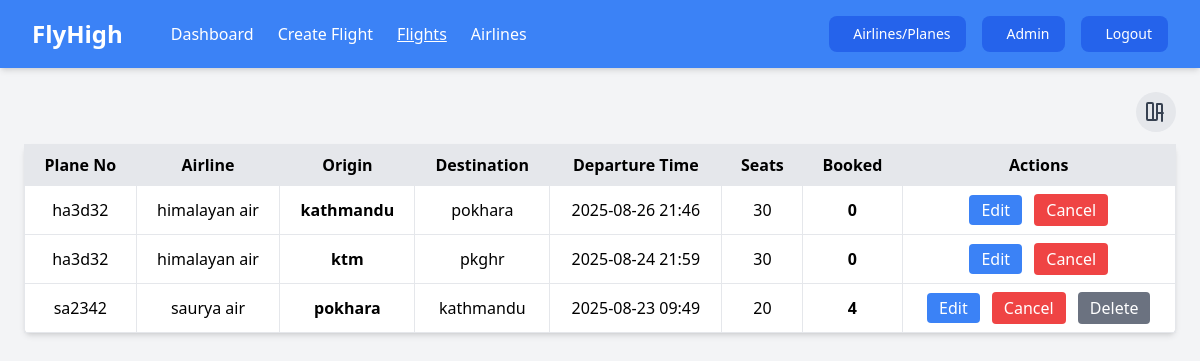
The app's page /admin/flights.php?sort=latest with its own data.
### tables this page shows
CREATE TABLE `flights` (
  `flight_id` int(11) NOT NULL,
  `airline_id` int(11) NOT NULL,
  `plane_id` int(11) NOT NULL,
  `origin` varchar(100) NOT NULL,
  `destination` varchar(100) NOT NULL,
  `departure_time` datetime NOT NULL,
  `arrival_time` datetime NOT NULL,
  `total_seats` int(11) NOT NULL,
  `price` int(11) NOT NULL,
  `booked_seats` int(11) NOT NULL DEFAULT 0
);

CREATE TABLE `planes` (
  `plane_id` int(11) NOT NULL,
  `airline_id` int(11) NOT NULL,
  `plane_number` varchar(20) NOT NULL,
  `capacity` int(11) NOT NULL,
  `added_by` int(11) NOT NULL
);

CREATE TABLE `airlines` (
  `airline_id` int(11) NOT NULL,
  `airline_name` varchar(100) NOT NULL,
  `added_by` int(11) NOT NULL
);

### admin/flights.php (the view, shortened to what this page needs)
<?php
require '../db.php';
$sort = $_GET['sort'] ?? 'oldest';
$sortOrder = ($sort === 'latest') ? "DESC" : "ASC";
$sql = "SELECT f.flight_id, f.plane_id, f.airline_id, f.origin, f.destination,
               f.departure_time, f.arrival_time, f.total_seats, f.booked_seats,
               a.airline_name, p.plane_number
        FROM flights f
        LEFT JOIN airlines a ON f.airline_id = a.airline_id
        LEFT JOIN planes p ON f.plane_id = p.plane_id
        ORDER BY f.departure_time $sortOrder";
$result = $conn->query($sql);
$flights = $result ? $result->fetch_all(MYSQLI_ASSOC) : [];
?>
<!DOCTYPE html>
<html lang="en">
<head>
  <script src="https://cdn.tailwindcss.com"></script>
</head>
<body class="bg-gray-100">
  <div class="navbar bg-blue-500 text-white p-4 md:px-8 flex justify-between items-center flex-wrap gap-4 shadow-md">
      <div class="navbar-brand text-xl md:text-2xl font-bold">FlyHigh</div>
      <div class="navbar-menu flex gap-4 md:gap-6 flex-grow justify-start ml-0 md:ml-8 flex-wrap">
          <a href="dashboard.php" class="text-white hover:text-white font-medium text-base relative <?= basename($_SERVER['PHP_SELF'])=='dashboard.php' ? 'underline' : '' ?>">Dashboard</a>
          <a href="add_flight.php" class="text-white hover:text-white font-medium text-base relative <?= basename($_SERVER['PHP_SELF'])=='add_flight.php' ? 'underline' : '' ?>">Create Flight</a>
          <a href="flights.php" class="text-white hover:text-white font-medium text-base relative <?= basename($_SERVER['PHP_SELF'])=='flights.php' ? 'underline' : '' ?>">Flights</a>
          <a href="listairline.php" class="text-white hover:text-white font-medium text-base relative <?= basename($_SERVER['PHP_SELF'])=='airlines.php' ? 'underline' : '' ?>">Airlines</a>
      </div>
      <div class="navbar-actions flex gap-4 items-center flex-wrap">
          <a href="add_airlines.php"
             class="navbar-action-button bg-blue-600 hover:bg-blue-700 text-white py-2 px-4 rounded-lg text-sm flex items-center gap-2 whitespace-nowrap">
              <i class="fas fa-plus text-sm"></i> Airlines/Planes
          </a>
          <a href="admin.php"
             class="navbar-action-button bg-blue-600 hover:bg-blue-700 text-white py-2 px-4 rounded-lg text-sm flex items-center gap-2 whitespace-nowrap">
              <i class="fas fa-user-shield text-sm"></i> Admin
          </a>
          <a href="logout.php"
             class="navbar-action-button bg-blue-600 hover:bg-blue-700 text-white py-2 px-4 rounded-lg text-sm flex items-center gap-2 whitespace-nowrap">
              <i class="fas fa-sign-out-alt text-sm"></i> Logout
          </a>
      </div>
  </div>
  <div class="max-w-6xl mx-auto mt-6">
    <div class="flex justify-end mb-3">
      <div class="relative inline-block text-left">
        <button onclick="toggleDropdown()"
          class="bg-gray-200 hover:bg-gray-300 p-2 rounded-full">
          <svg xmlns="http://www.w3.org/2000/svg"
               class="h-6 w-6 text-gray-700" fill="none"
               viewBox="0 0 24 24" stroke="currentColor">
            <path stroke-linecap="round" stroke-linejoin="round" stroke-width="2"
                  d="M3 4a1 1 0 011-1h4a1 1 0 011 1v16m0 0H4a1 1 0 01-1-1V4m5 16h4a1 1 0 001-1V4m0 0h4a1 1 0 011 1v16m-5-8h6"/>
          </svg>
        </button>
      </div>
    </div>
    <table class="w-full border-collapse border border-gray-300 bg-white shadow-md rounded-md">
      <thead>
        <tr class="bg-gray-200 text-center">
          <th class="border px-4 py-2">Plane No</th>
          <th class="border px-4 py-2">Airline</th>
          <th class="border px-4 py-2">Origin</th>
          <th class="border px-4 py-2">Destination</th>
          <th class="border px-4 py-2">Departure Time</th>
          <th class="border px-4 py-2">Seats</th>
          <th class="border px-4 py-2">Booked</th>
          <th class="border px-4 py-2">Actions</th>
        </tr>
      </thead>
      <tbody>
        <?php if(empty($flights)): ?>
          <tr>
            <td colspan="8" class="text-center py-4">No flights found.</td>
          </tr>
        <?php else: ?>
          <?php foreach($flights as $flight): ?>
            <tr id="row-<?= $flight['flight_id'] ?>" class="text-center">
              <td class="border px-4 py-2"><?= htmlspecialchars($flight['plane_number'] ?: 'N/A') ?></td>
              <td class="border px-4 py-2"><?= htmlspecialchars($flight['airline_name'] ?: 'N/A') ?></td>
              <td class="border px-4 py-2 font-bold"><?= htmlspecialchars($flight['origin']) ?></td>
              <td class="border px-4 py-2"><?= htmlspecialchars($flight['destination']) ?></td>
              <td class="border px-4 py-2"><?= $flight['departure_time'] ? date('Y-m-d H:i', strtotime($flight['departure_time'])) : 'N/A' ?></td>
              <td class="border px-4 py-2"><?= (int)$flight['total_seats'] ?></td>
              <td class="border px-4 py-2 font-bold"><?= (int)$flight['booked_seats'] ?></td>
              <td class="border px-4 py-2 space-x-2">
                <a href="edit_flight.php?id=<?= $flight['flight_id'] ?>" class="bg-blue-500 hover:bg-blue-700 text-white px-3 py-1 rounded">Edit</a>
                <button onclick="alert('Cancel Flight <?= $flight['flight_id'] ?>')" class="bg-red-500 hover:bg-red-700 text-white px-3 py-1 rounded">Cancel</button>
                <?php if(strtotime($flight['departure_time']) < time()): ?>
                  <button onclick="alert('Delete Flight <?= $flight['flight_id'] ?>')" class="bg-gray-500 hover:bg-gray-700 text-white px-3 py-1 rounded">Delete</button>
                <?php endif; ?>
              </td>
            </tr>
          <?php endforeach; ?>
        <?php endif; ?>
      </tbody>
    </table>
  </div>
</body>
</html>

### records on screen
flights: plane.plane_number "ha3d32", airline.airline_name "himalayan air", origin "kathmandu", destination "pokhara", departure_time "2025-08-26 21:46", total_seats "30", booked_seats "0"
flights: plane.plane_number "ha3d32", airline.airline_name "himalayan air", origin "ktm", destination "pkghr", departure_time "2025-08-24 21:59", total_seats "30", booked_seats "0"
flights: plane.plane_number "sa2342", airline.airline_name "saurya air", origin "pokhara", destination "kathmandu", departure_time "2025-08-23 09:49", total_seats "20", booked_seats "4"
